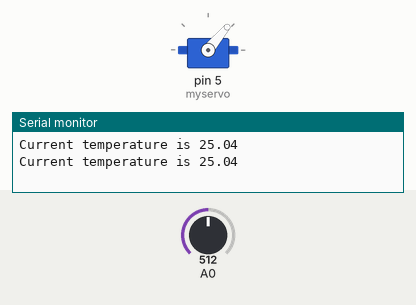
Recording of a sketch running on a simulated Arduino Uno, built with avr-gcc and run on an emulated ATmega328P. Shown: servo, the last lines printed to the serial monitor. The inputs (shaded band) are chosen by the test bench; at power-on: A0 = 512.

Above: at 1.8 s.
1.9 s: A0 set to 716
At 2.3 s:
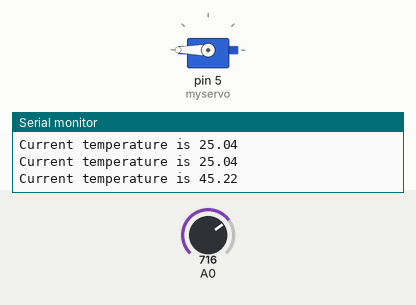
3.5 s: A0 set to 580
5.2 s: A0 set to 567
At 6.7 s:
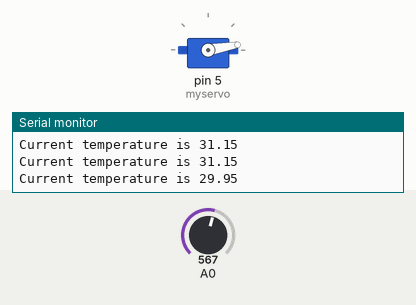
7.5 s: A0 set to 511
At 8.3 s:
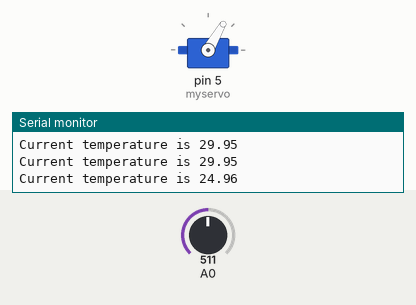
9.5 s: A0 set to 900
At 11.1 s:
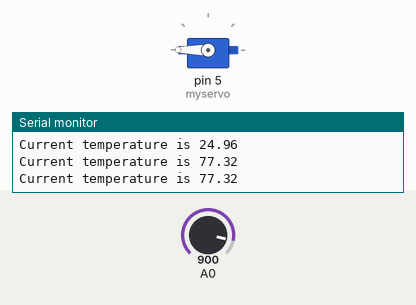
Timing chart, 0 to 12.5 s (numbered marks = the images above; inputs shaded):
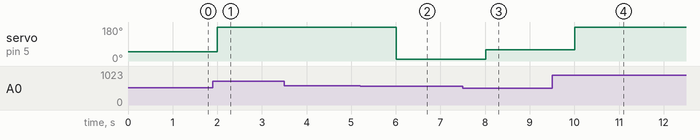

The sketch:

termometer.ino
```cpp
#include <Servo.h>
#include <math.h>

Servo myservo;  // create servo object to control a servo
                // a maximum of eight servo objects can be created

int pos = 0;    // variable to store the servo position

int a;
float t;
int B=3975;                  //B value of the thermistor
float resistance;

void setup()
{
  Serial.begin(9600);
  myservo.attach(5);  // attaches the servo on pin 9 to the servo object
}


void loop()
{
  a=analogRead(0);
  resistance=(float)(1023-a)*10000/a; //get the resistance of the sensor;
  t=1/(log(resistance/10000)/B+1/298.15)-273.15;//convert to temperature via datasheet ;

  Serial.print("Current temperature is ");
  Serial.println(t);

  if (t <=12) pos = 0;
  else if(t > 20 && t < 30)
  {
    pos = map(t,12,30,180,0);
  }
  else if (t>= 30) pos = 180;
  else pos = 180;
  myservo.write(pos);
  delay(1000);
 }
```

Measured:
- the behaviour switches between 568 and 567 on A0 (found by bisection; images 1 and 2)
- after the input at 1.9 s, servo on pin 5 (myservo): 50° → 180° after 0.10 s
- after the input at 5.2 s, servo on pin 5 (myservo): 180° → 10° after 0.81 s
- after the input at 7.5 s, servo on pin 5 (myservo): 10° → 60° after 0.51 s
- after the input at 9.5 s, servo on pin 5 (myservo): 60° → 180° after 0.51 s
